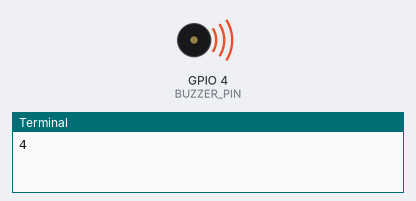
The program below on a simulated Raspberry Pi (BCM pin numbers). Parts: buzzer (waves = sounding), the last lines printed to the terminal. At 12.0 s the program stops and its outputs stay as they are.

Above: at 0.1 s.
At 12.1 s:
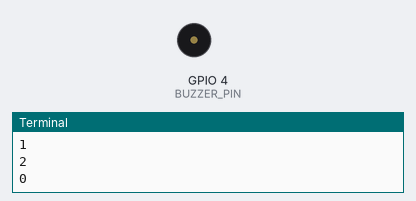
Timing chart, 0 to 13.5 s (numbered marks = the images above):
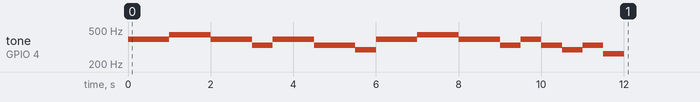

The program:

piezo_buzzer_task.py
```python
import RPi.GPIO as GPIO
import time

GPIO.setwarnings(False)
BUZZER_PIN = 4

GPIO.setmode(GPIO.BCM)
GPIO.setup(BUZZER_PIN,GPIO.OUT)

pwm = GPIO.PWM(BUZZER_PIN,1)

#         도0  레1  미2 파3  솔4  라5  시6
melody = [262,294,330,349,391,440,494]
song = [4,4,5,5,4,4,2,4,4,2,2,1,4,4,5,5,4,4,2,4,2,1,2,0]
pwm.start(50)

for i in song:
  pwm.ChangeFrequency(melody[i])
  print(i)
  time.sleep(0.5)

pwm.stop()
GPIO.cleanup()  
```

Measured:
- by itself, tone on GPIO 4 (BUZZER_PIN): plays 391 Hz for 1.0 s, 440 Hz for 1.0 s, 391 Hz for 1.0 s, 330 Hz for 0.50 s, 391 Hz for 1.0 s, 330 Hz for 1.0 s … (16 notes in this stretch)
